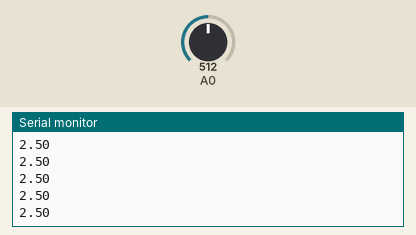
Bench run of a sketch on a simulated Arduino Uno, built with avr-gcc and run on an emulated ATmega328P. Parts: the last lines printed to the serial monitor. Inputs (shaded band) come from the test bench; at power-on: A0 = 512.

Above: at 1.2 s.
1.3 s: A0 set to 716
At 1.33 s:
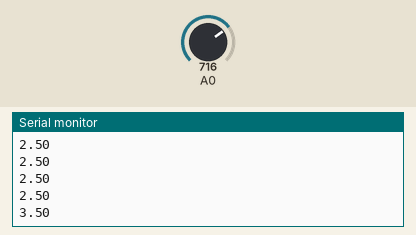
2.8 s: A0 set to 900
At 2.84 s:
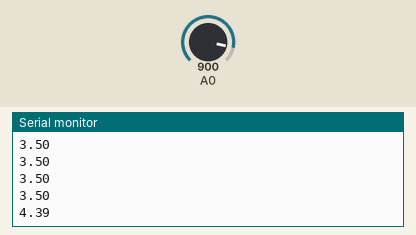
Timing chart, 0 to 5.8 s (numbered marks = the images above; inputs shaded):
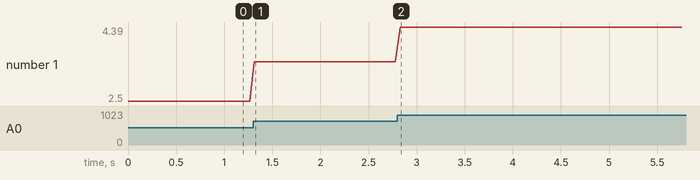

The sketch:

BT_POTENTIOMETER.ino
```cpp
void setup() {
    Serial.begin(9600);
    pinMode(A0, INPUT);
}

void loop() {
    int pot = analogRead(A0);
    Serial.println(pot * 5.0 / 1024);
    delay(50);
}
```

Measured:
- after the input at 1.3 s, the serial monitor: prints a new line at once (image 1)
- after the input at 2.8 s, the serial monitor: prints a new line at once (image 2)
- plotted number 1: 2.5 → 3.5 after the input at 1.3 s, 3.5 → 4.39 after the input at 2.8 s
